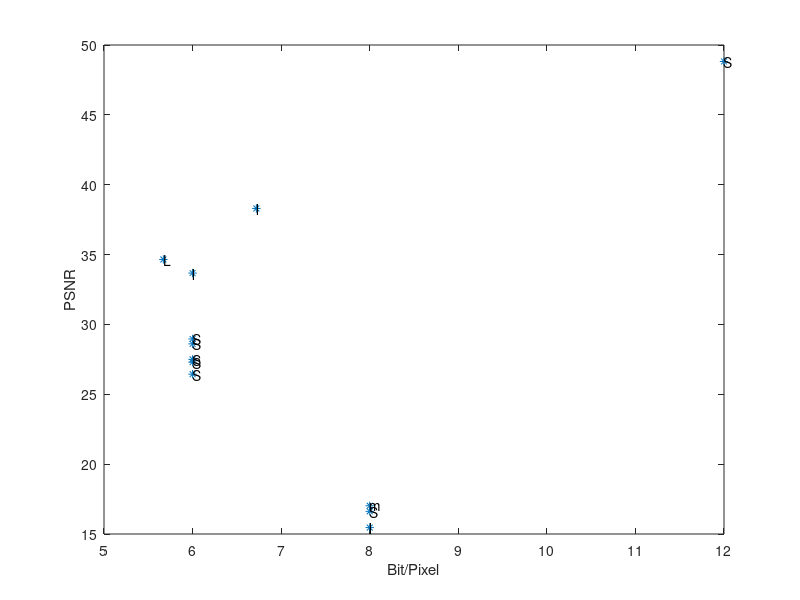

Here is the MATLAB script that generated this plot:
x=[8;8;8;
   6;6;6;6;
   6;6;12;
   6.72;5.67];
y=[16.624;15.46;17.021;
    27.3;27.5;26.44;28.61;
    28.959;33.677;48.82;
    38.3;34.65];
Name=["Smalldril.tif-Start";"lena.tif-Start";"monarch.tif-Start";...
    "Satpic1.bmp-Gaussian Prefilter"; "Satpic1.bmp-Gaussian notPrefilter";"Satpic1.bmp-FIR Prefilter";"Satpic1.bmp-FIR notPrefilter";...
    "Sail.tif-RGB Resample";"lena.tif-RGB Resample";"Sail.tif-Chrominance Resample";...
    "lena.tif-Predictive";"Lena.tif-Vector Quantizer"];
figure;
plot(x,y,'*');
xlabel('Bit/Pixel');
ylabel('PSNR');
for i=1:length(x)
    text(x(i),y(i),Name(i))
end